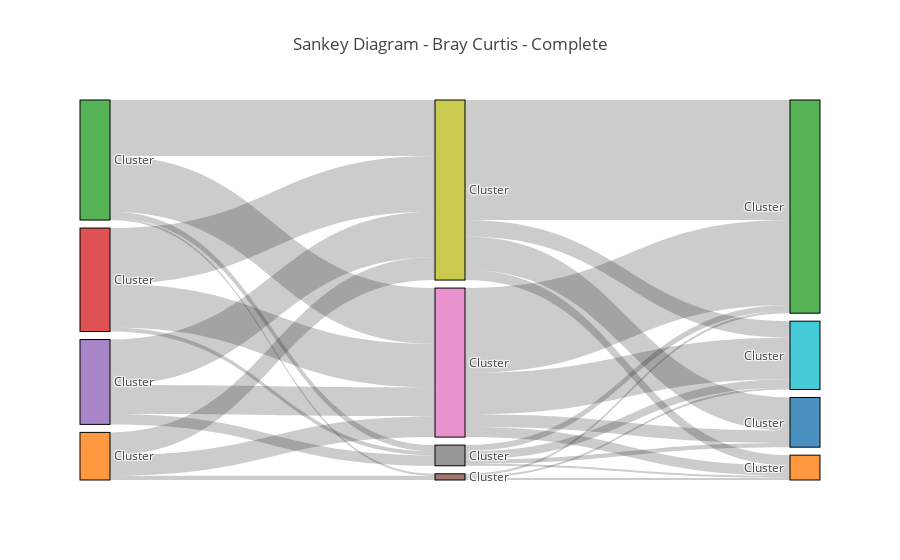

Notebook cell for this chart:
### Code cell
import plotly.plotly as py

data = dict(
    type='sankey',
    node = dict(
      pad = 8,
      thickness = 30,
      line = dict(
        color = "black",
        width = 1
      ),
      label = df["label"],

    ),
    link = dict(
      source = df["source"],
      target = df["target"],
      value = df["br"]
  ))

layout =  dict(
    title = "Sankey Diagram - Bray Curtis - Complete",
    font = dict(
      size = 12
    )
)

fig = dict(data=[data], layout=layout)
iplot(fig, validate=False)

### Figure 1 — Plotly figure (JSON) as saved in the notebook; plotly's stock layout.template omitted (floating-point values rounded to 4 significant figures)
{"data": [{"link": {"source": [1, 1, 1, 2, 2, 2, 2, 3, 3, 3, 4, 4, 4, 5, 5, 5, 6, 6, 6, 6, 7, 7, 7, 7, 8, 8, 8, 8], "target": [5, 6, 8, 5, 6, 7, 8, 6, 7, 8, 6, 7, 8, 9, 11, 12, 9, 10, 11, 12, 9, 10, 11, 12, 9, 10, 11, 12], "value": [2, 10, 11, 1, 27, 3, 27, 21, 2, 27, 14, 5, 22, 1, 1, 1, 20, 6, 5, 41, 4, 2, 1, 3, 8, 16, 5, 58]}, "node": {"label": ["Cluster ", "Cluster ", "Cluster ", "Cluster ", "Cluster ", "Cluster ", "Cluster ", "Cluster ", "Cluster ", "Cluster ", "Cluster ", "Cluster ", "Cluster ", "Cluster ", "Cluster ", "Cluster ", "Cluster ", "Cluster ", "Cluster ", "Cluster ", "Cluster ", "Cluster ", "Cluster ", "Cluster ", "Cluster ", "Cluster ", "Cluster ", "Cluster "], "line": {"color": "black", "width": 1}, "pad": 8, "thickness": 30}, "type": "sankey"}], "layout": {"font": {"size": 12}, "title": "Sankey Diagram - Bray Curtis - Complete"}}
